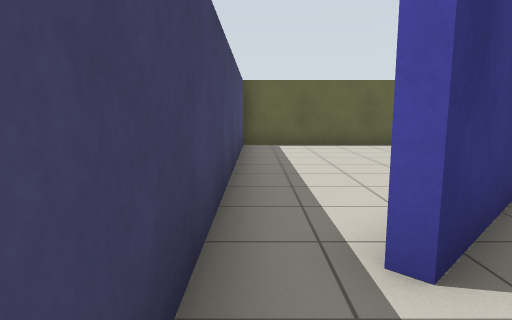
View 1 (above)

20 first-person views from a walk through a robot-simulator world made for Gazebo. The camera is 1 m above the floor, tilts 8° down and sees 75° across. The floor is counted in squares, 1 m on a side. Each view is taken from the middle of a square. On the plan, view 1 faces up. The plan holds only what a view shows up to about 13 squares ahead; the rest is blank.

View 2
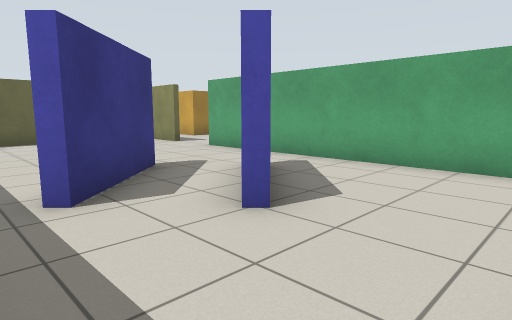

View 3
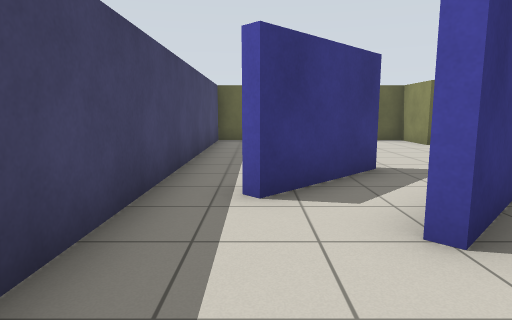

View 4
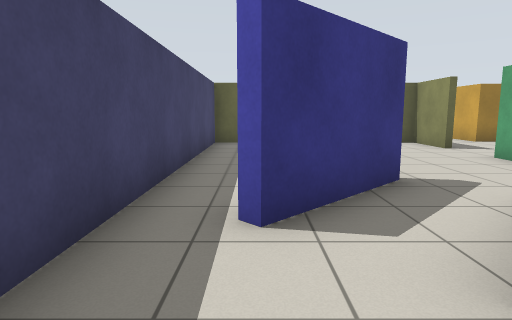

View 5
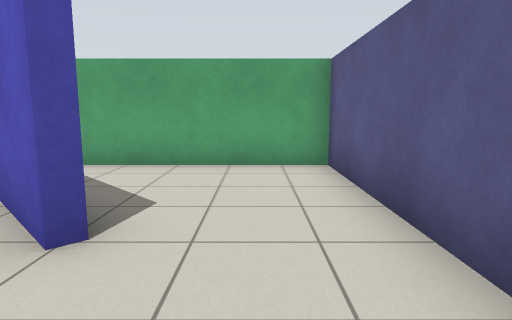

View 6
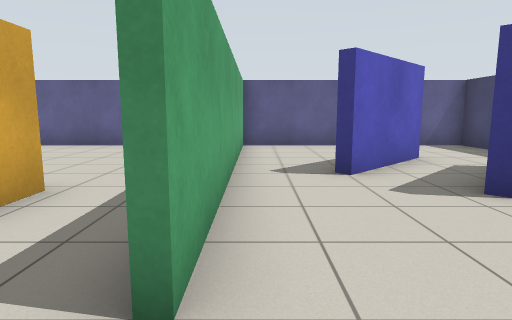

View 7
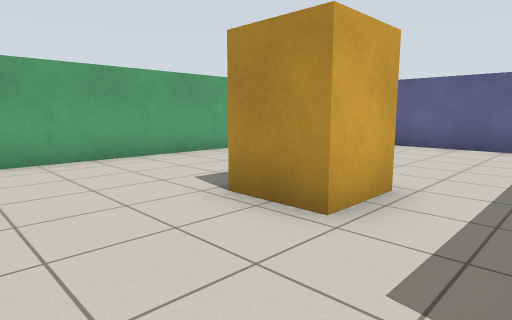

View 8
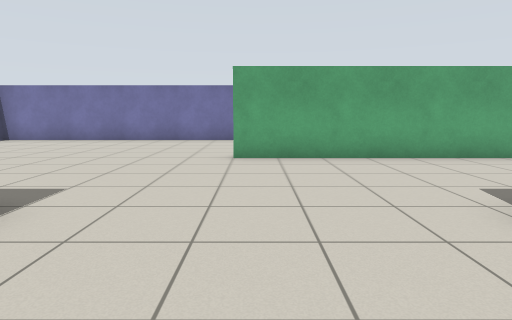

View 9
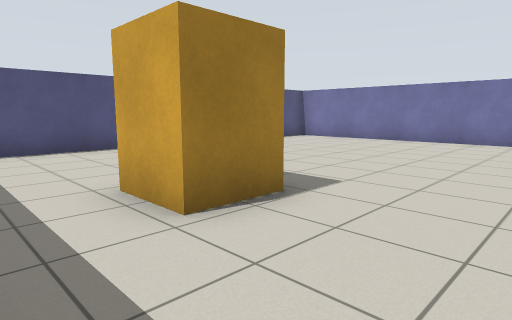

View 10
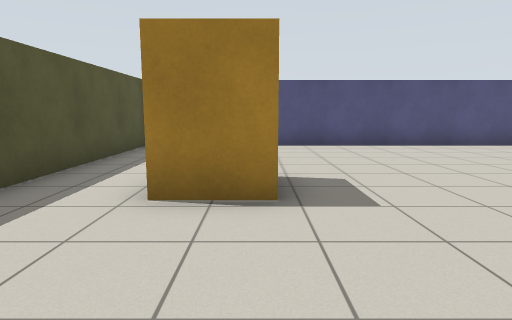

View 11
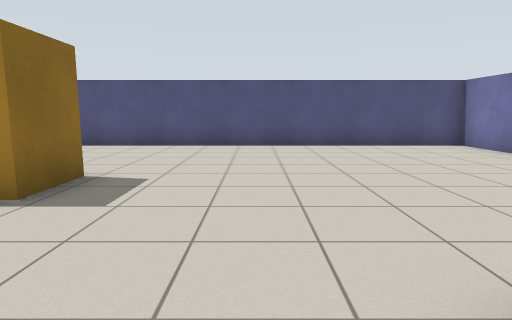

View 12
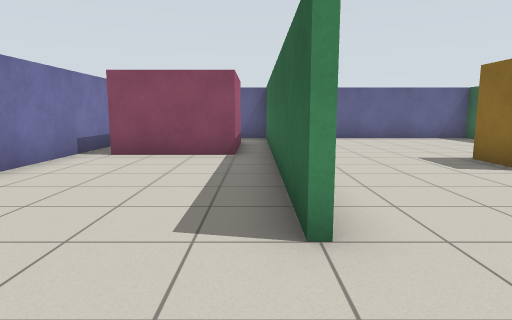

View 13
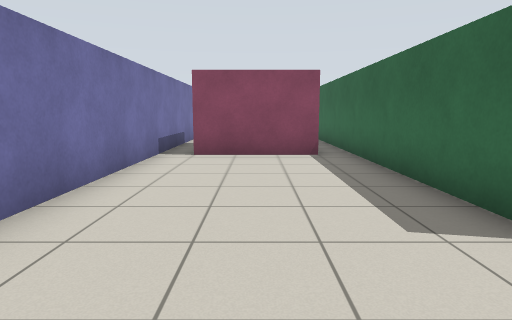

View 14
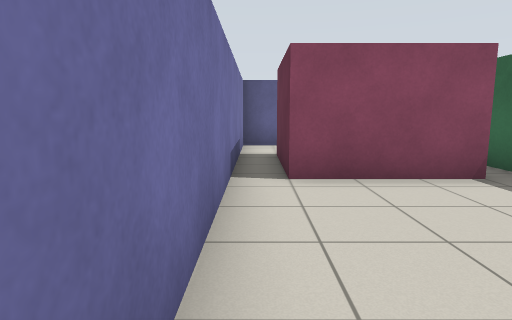

View 15
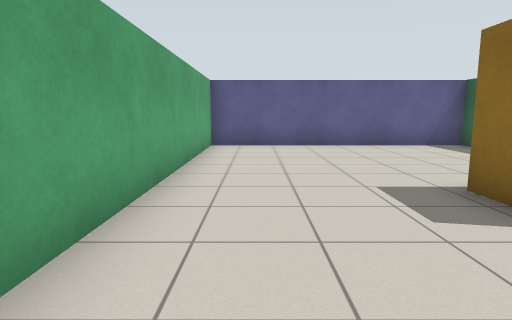

View 16
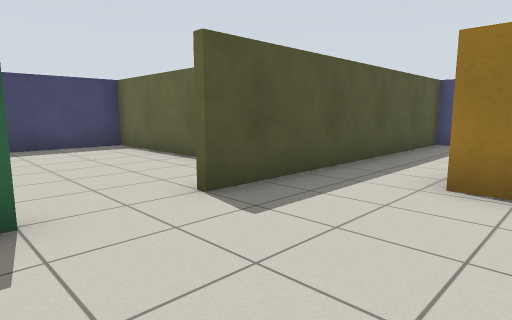

View 17
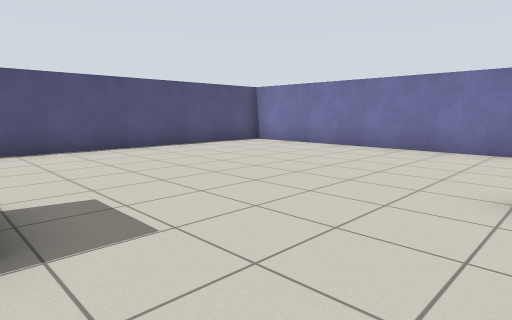

View 18
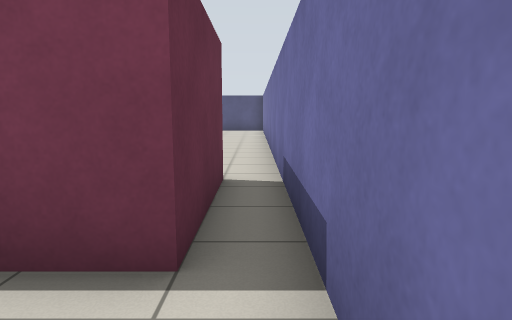

View 19
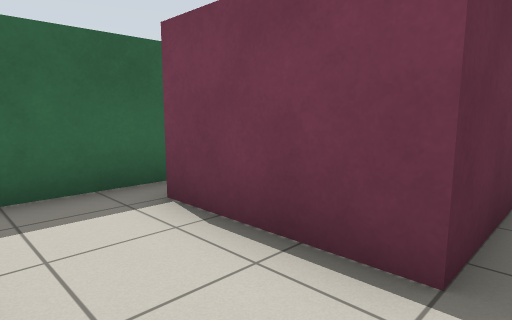

View 20
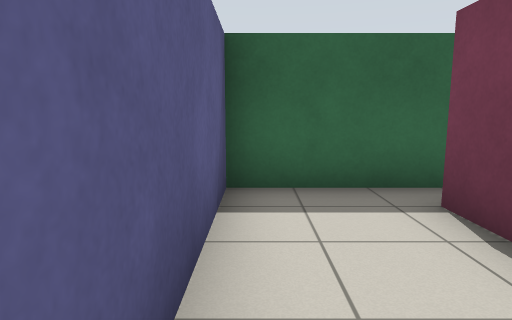

### Floor plan
Points are (right, up) in squares from view 1. A wall is a line through its corners. A room is listed if a view was taken in it or the views show most of it. See-through windows are left out.
Room 1 (views 1, 2, 3, 4, 5, 6, 7, 8, 9)
walls: (6.4, 8.4) (6.4, 10.4) (-0.4, 10.4) (-0.4, -2.4) (7.1, -2.4); (6.4, -2.5) (6.4, 6.6)
ways out: opening at (7, 7.5) to room 2
objects: blue box (1, 2) to (3, 4); blue box (3, 1) to (4, 2)
Room 2 (views 10, 11, 12, 13, 14, 15, 16, 17, 18, 19, 20)
walls: (14.6, 8.5) (14.6, -2.5); (14.4, -2.4) (14.4, 8.5); (6.6, -1.8) (6.6, -2.5); (19.4, -1.9) (19.4, 17.4) (6.6, 17.4) (6.6, 8.5); (7.1, -2.4) (19.5, -2.4)
ways out: opening at (7, 7.5) to room 1
objects: pillar (9, 4) to (10, 5); pillar (9, 11) to (10, 12); red box (16, 0) to (18, 3)

Where each view was taken, in squares from view 1:
view 1: 0 up, 0 right, facing up
view 2: 2 down, 0 right, facing up-right
view 3: 2 down, 1 right, facing up
view 4: 1 down, 1 right, facing up
view 5: 1 down, 0 right, facing right
view 6: 8 up, 6 right, facing down
view 7: 8 up, 7 right, facing down-right
view 8: 8 up, 7 right, facing right
view 9: 8 up, 7 right, facing up-right
view 10: 7 up, 10 right, facing up
view 11: 7 up, 13 right, facing up
view 12: 11 up, 15 right, facing down
view 13: 11 up, 17 right, facing down
view 14: 8 up, 19 right, facing down
view 15: 8 up, 13 right, facing down
view 16: 6 up, 10 right, facing up-left
view 17: 8 up, 10 right, facing up-right
view 18: 2 down, 19 right, facing up
view 19: 2 down, 19 right, facing up-left
view 20: 2 down, 19 right, facing left
